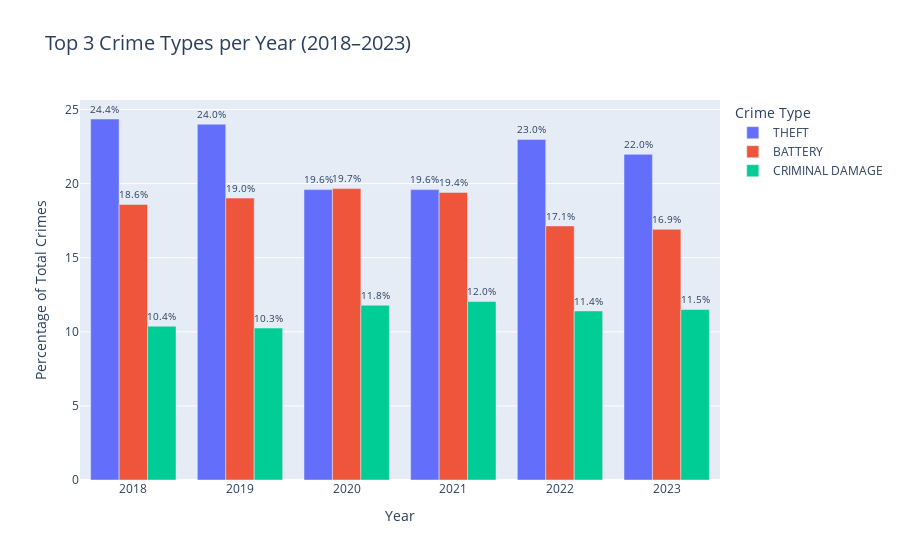

The notebook cell saved with this chart:
### Markdown cell above
# **our data**

### Code cell
import pandas as pd
import plotly.express as px

# Load and filter the dataset
df = pd.read_csv('graph123.csv')

# Filter for years 2018 to 2023 and drop invalid rows
df = df[(df['Year'] >= 2018) & (df['Year'] <= 2023)]
df = df.drop(columns=['ID', 'Case Number'], errors='ignore')
df = df.dropna(subset=['Primary Type'])
df['Primary Type'] = df['Primary Type'].astype(str)

# Compute counts per year and crime type
yearly_counts = df.groupby(['Year', 'Primary Type']).size().reset_index(name='Count')

# Calculate total crimes per year
total_per_year = yearly_counts.groupby('Year')['Count'].sum().reset_index(name='Total')

# Merge to calculate percent
yearly_counts = yearly_counts.merge(total_per_year, on='Year')
yearly_counts['Percent'] = (yearly_counts['Count'] / yearly_counts['Total']) * 100

# Get top-3 crimes per year
top3 = (
    yearly_counts.sort_values(['Year', 'Count'], ascending=[True, False])
    .groupby('Year')
    .head(3)
)

# Plot using Plotly
fig = px.bar(
    top3,
    x='Year',
    y='Percent',
    color='Primary Type',
    barmode='group',
    title='Top 3 Crime Types per Year (2018–2023)',
    labels={'Primary Type': 'Crime Type', 'Percent': 'Percentage'},
    text=top3['Percent'].round(1).astype(str) + '%'
)

fig.update_layout(
    xaxis=dict(type='category'),
    title_font=dict(size=20),
    legend_title_text='Crime Type',
    yaxis_title='Percentage of Total Crimes',
    bargap=0.2
)

fig.update_traces(textposition='outside')

fig.write_html("plot1.html")

### Figure 1 — Plotly figure (JSON) as saved in the notebook; plotly's stock layout.template omitted (floating-point values rounded to 4 significant figures)
{"data": [{"alignmentgroup": "True", "hovertemplate": "Crime Type=THEFT<br>Year=%{x}<br>Percentage=%{y}<br>text=%{text}<extra></extra>", "legendgroup": "THEFT", "marker": {"color": "#636efa", "pattern": {"shape": ""}}, "name": "THEFT", "offsetgroup": "THEFT", "orientation": "v", "showlegend": true, "text": ["24.4%", "24.0%", "19.6%", "19.6%", "23.0%", "22.0%"], "textposition": "outside", "type": "bar", "x": [2018, 2019, 2020, 2021, 2022, 2023], "xaxis": "x", "y": [24.36, 24.01, 19.6, 19.6, 22.99, 21.98], "yaxis": "y"}, {"alignmentgroup": "True", "hovertemplate": "Crime Type=BATTERY<br>Year=%{x}<br>Percentage=%{y}<br>text=%{text}<extra></extra>", "legendgroup": "BATTERY", "marker": {"color": "#EF553B", "pattern": {"shape": ""}}, "name": "BATTERY", "offsetgroup": "BATTERY", "orientation": "v", "showlegend": true, "text": ["18.6%", "19.0%", "19.7%", "19.4%", "17.1%", "16.9%"], "textposition": "outside", "type": "bar", "x": [2018, 2019, 2020, 2021, 2022, 2023], "xaxis": "x", "y": [18.59, 19.03, 19.67, 19.41, 17.15, 16.91], "yaxis": "y"}, {"alignmentgroup": "True", "hovertemplate": "Crime Type=CRIMINAL DAMAGE<br>Year=%{x}<br>Percentage=%{y}<br>text=%{text}<extra></extra>", "legendgroup": "CRIMINAL DAMAGE", "marker": {"color": "#00cc96", "pattern": {"shape": ""}}, "name": "CRIMINAL DAMAGE", "offsetgroup": "CRIMINAL DAMAGE", "orientation": "v", "showlegend": true, "text": ["10.4%", "10.3%", "11.8%", "12.0%", "11.4%", "11.5%"], "textposition": "outside", "type": "bar", "x": [2018, 2019, 2020, 2021, 2022, 2023], "xaxis": "x", "y": [10.38, 10.25, 11.79, 12.04, 11.41, 11.51], "yaxis": "y"}], "layout": {"bargap": 0.2, "barmode": "group", "legend": {"title": {"text": "Crime Type"}, "tracegroupgap": 0}, "title": {"font": {"size": 20}, "text": "Top 3 Crime Types per Year (2018–2023)"}, "xaxis": {"anchor": "y", "domain": [0, 1], "title": {"text": "Year"}, "type": "category"}, "yaxis": {"anchor": "x", "domain": [0, 1], "title": {"text": "Percentage of Total Crimes"}}}}
